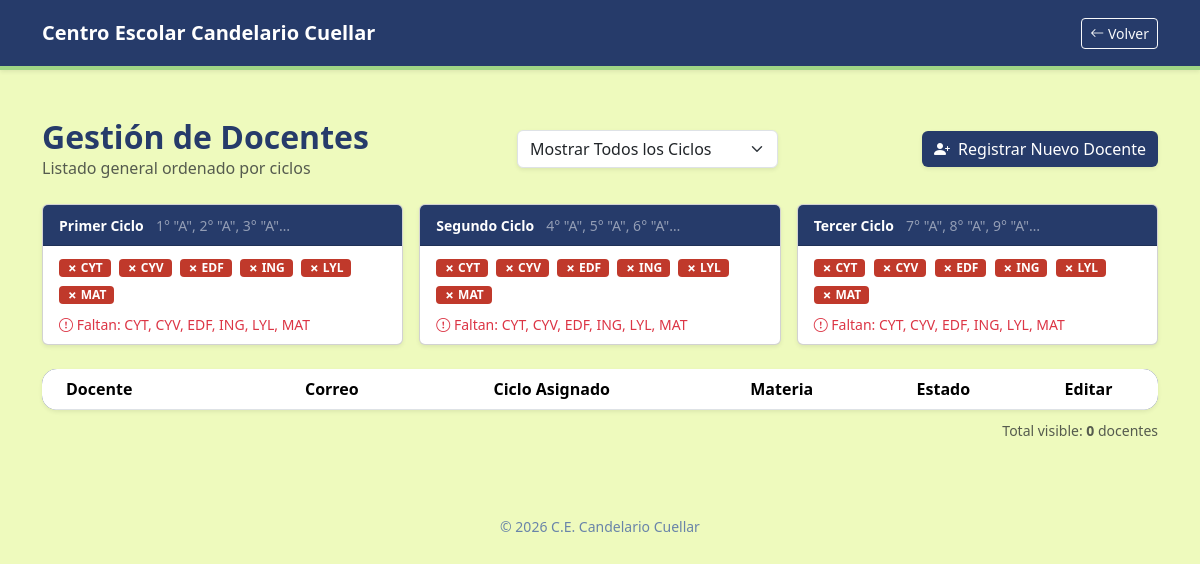
/Docentes/gestionarDocentes.php (signed in), run on the app's committed database.
### tables this page shows
CREATE TABLE `materia` (
  `id_materia` varchar(20) NOT NULL,
  `nombre_materia` varchar(100) NOT NULL,
  PRIMARY KEY (`id_materia`)
);

### Docentes/gestionarDocentes.php (the view, shortened to what this page needs)
<?php
require_once '../config/conexion.php';
$ciclos = [
    'Primer Ciclo'  => ['1° "A"','1° "B"','2° "A"','2° "B"','3° "A"','3° "B"'],
    'Segundo Ciclo' => ['4° "A"','4° "B"','5° "A"','5° "B"','6° "A"','6° "B"'],
    'Tercer Ciclo'  => ['7° "A"','7° "B"','8° "A"','8° "B"','9° "A"','9° "B"'],
];
$materias = $conexion->query("SELECT id_materia,nombre_materia FROM materia ORDER BY nombre_materia")->fetchAll();
$docentes = [];
usort($docentes, function($a, $b) {
    if ($a['activo'] != $b['activo']) return $b['activo'] <=> $a['activo'];
    if ($a['peso_ciclo'] != $b['peso_ciclo']) return $a['peso_ciclo'] <=> $b['peso_ciclo'];
    return strcmp($a['apellido'], $b['apellido']);
});
$cobertura = [];
foreach ($ciclos as $nc => $gc) {
    $stmt = $conexion->prepare(
        "SELECT DISTINCT id_materia FROM asignacion_docente WHERE id_grado=? AND año_lectivo=YEAR(CURDATE())"
    );
    $stmt->execute([$gc[0]]);
    $cobertura[$nc] = array_column($stmt->fetchAll(),'id_materia');
}
?>
<!DOCTYPE html>
<html lang="es">
<head>
    <link href="https://cdn.jsdelivr.net/npm/bootstrap@5.3.2/dist/css/bootstrap.min.css" rel="stylesheet">
    <link rel="stylesheet" href="https://cdn.jsdelivr.net/npm/bootstrap-icons@1.11.1/font/bootstrap-icons.css">
    <link rel="stylesheet" href="../css/general.css">
</head>
<body>
<nav class="navbar navbar-dark navbar-custom shadow-sm p-3">
    <div class="container">
        <span class="navbar-brand mb-0 h1 fw-bold">Centro Escolar Candelario Cuellar</span>
        <a href="../dashboard/dashboardAdmin.php" class="btn btn-outline-light btn-sm">
            <i class="bi bi-arrow-left"></i> Volver
        </a>
    </div>
</nav>
<div class="container mt-5">
    <div class="row mb-4 align-items-center">
        <div class="col-md-5">
            <h2 class="fw-bold mb-0">Gestión de Docentes</h2>
            <p class="text-muted mb-0">Listado general ordenado por ciclos</p>
        </div>
        <div class="col-md-3">
            <select id="filtroCicloDocente" class="form-select shadow-sm" onchange="filtrarDocentes()">
                <option value="">Mostrar Todos los Ciclos</option>
            </select>
        </div>
        <div class="col-md-4 text-end">
            <button class="btn btn-principal shadow-sm" data-bs-toggle="modal" data-bs-target="#modalNuevo">
                <i class="bi bi-person-plus-fill me-1"></i> Registrar Nuevo Docente
            </button>
        </div>
    </div>
    <div class="row g-3 mb-4">
    <?php foreach ($ciclos as $nc => $gc):
        $cub = $cobertura[$nc] ?? [];
        $ids = array_column($materias,'id_materia');
        $faltantes = array_diff($ids, $cub);
    ?>
        <div class="col-md-4">
            <div class="card shadow-sm h-100">
                <div class="card-header py-2" style="background:var(--color-azul-oscuro);color:#fff">
                    <small class="fw-bold"><?= $nc ?></small>
                    <small class="ms-2 text-white-50"><?= implode(', ', array_filter($gc, fn($g)=>str_contains($g,'"A"'))) ?>…</small>
                </div>
                <div class="card-body py-2">
                    <?php foreach ($materias as $m):
                        $ok = in_array($m['id_materia'], $cub);
                    ?>
                    <span class="badge asig-badge me-1 mb-1"
                          style="background:<?= $ok ? '#1a7c3e' : '#c0392b' ?>;color:#fff">
                        <?= $ok ? '✓' : '✗' ?> <?= htmlspecialchars($m['id_materia']) ?>
                    </span>
                    <?php endforeach; ?>
                    <?php if (!empty($faltantes)): ?>
                    <div class="mt-1">
                        <small class="text-danger"><i class="bi bi-exclamation-circle"></i>
                            Faltan: <?= implode(', ', $faltantes) ?>
                        </small>
                    </div>
                    <?php endif; ?>
                </div>
            </div>
        </div>
    <?php endforeach; ?>
    </div>
    <div class="tabla-nomina shadow-sm">
        <div class="table-responsive">
            <table class="table table-hover align-middle text-center mb-0">
                <thead style="background:var(--color-azul-oscuro);color:#fff">
                    <tr>
                        <th class="ps-4 text-start">Docente</th>
                        <th>Correo</th>
                        <th>Ciclo Asignado</th>
                        <th>Materia</th>
                        <th>Estado</th>
                        <th>Editar</th>
                    </tr>
                </thead>
            </table>
        </div>
    </div>
    <div class="mt-2 text-end">
        <small class="text-muted">Total visible: <strong id="totalDocentes"><?= count($docentes) ?></strong> docentes</small>
    </div>
</div>
<footer class="text-center mt-5 p-4">
    <small style="color:var(--color-azul-claro);">© 2026 C.E. Candelario Cuellar</small>
</footer>
</body>
</html>

### css/general.css (style rules this page uses)
:root { --color-verde: #a0d585; --color-crema: #eefabd; --color-azul-claro: #6984a9; --color-azul-oscuro: #263b6a; }
body { background-color: var(--color-crema) !important; display: block !important; height: auto; min-height: 100vh; margin: 0; padding: 0; }
.navbar-custom { background-color: var(--color-azul-oscuro); border-bottom: 4px solid var(--color-verde); }
.btn-principal { background-color: var(--color-azul-oscuro); color: white; border: none; transition: 0.3s; }
h2, h4 { color: var(--color-azul-oscuro); }

### Docentes/gestionarDocentes.php (style rules this page uses)
.tabla-nomina { background:#fff;border-radius:15px;overflow:hidden }
.asig-badge { font-size:.75rem;padding:3px 8px;border-radius:4px }

### data on the page
materia: id_materia "CYT"
materia: id_materia "CYV"
materia: id_materia "EDF"
materia: id_materia "ING"
materia: id_materia "LYL"
materia: id_materia "MAT"

### other printed values
$nc "Primer Ciclo"
implode(', ', array_filter($gc, fn($g)=>str_contains($g,'"A"'))) "1° \"A\", 2° \"A\", 3° \"A\""
implode(', ', $faltantes) "CYT, CYV, EDF, ING, LYL, MAT"
$nc "Segundo Ciclo"
implode(', ', array_filter($gc, fn($g)=>str_contains($g,'"A"'))) "4° \"A\", 5° \"A\", 6° \"A\""
$nc "Tercer Ciclo"
implode(', ', array_filter($gc, fn($g)=>str_contains($g,'"A"'))) "7° \"A\", 8° \"A\", 9° \"A\""
count($docentes) "0"
